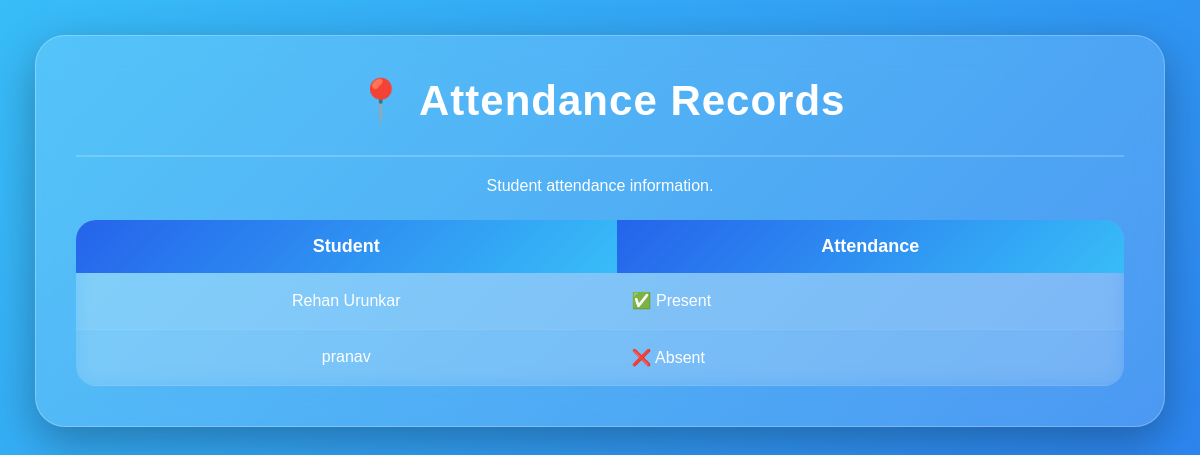
Page /view_attendance on the earlier database version.
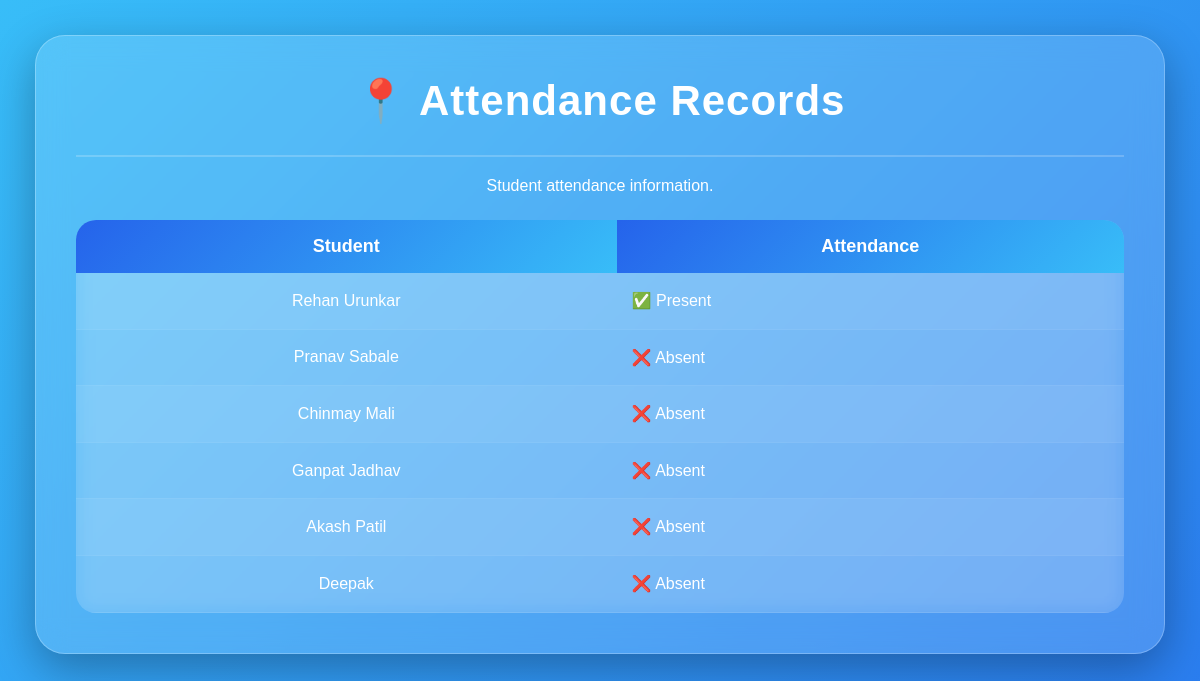
Same page on the later database version.
### tables this page shows
CREATE TABLE students(
    id INTEGER PRIMARY KEY AUTOINCREMENT,
    name TEXT,
    email TEXT,
    department TEXT,
    attendance INTEGER DEFAULT 0,
    tasks_completed INTEGER DEFAULT 0,
    rating INTEGER DEFAULT 0
);

### app.py (the view)
@app.route('/view_attendance')
def view_attendance():
    conn = sqlite3.connect("internship.db")
    cursor = conn.cursor()
    cursor.execute("SELECT * FROM students")
    data = cursor.fetchall()
    conn.close()
    return render_template(
        "view_attendance.html",
        students=data
    )

### templates/view_attendance.html (shortened to what this page needs)
<!DOCTYPE html>
<html>
<head>
<link rel="stylesheet"
href="{{ url_for('static', filename='style.css') }}">
</head>
<body>
<div class="container">
<h1>📍 Attendance Records</h1>
<hr style="margin:20px 0;border:1px solid rgba(255,255,255,0.2);">
<p style="text-align:center;color:white;margin-bottom:25px;">
Student attendance information.
</p>
<table>
<tr>
<th>Student</th>
<th>Attendance</th>
</tr>
{% for s in students %}
<tr>
<td>{{ s[1] }}</td>
<td>
{% if s[4]==1 %}
✅ Present
{% else %}
❌ Absent
{% endif %}
</td>
</tr>
{% endfor %}
</table>
</div>
</body>
</html>

Differences in the rows shown:
removed students: name "pranav", attendance "❌ Absent"
added students: name "Pranav Sabale", attendance "❌ Absent"
added students: name "Chinmay Mali", attendance "❌ Absent"
added students: name "Ganpat Jadhav", attendance "❌ Absent"
added students: name "Akash Patil", attendance "❌ Absent"
added students: name "Deepak", attendance "❌ Absent"
